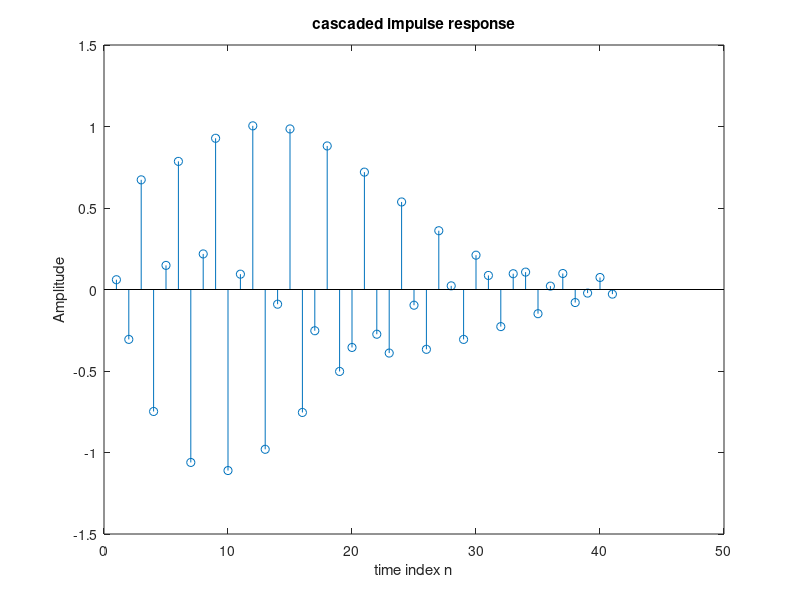
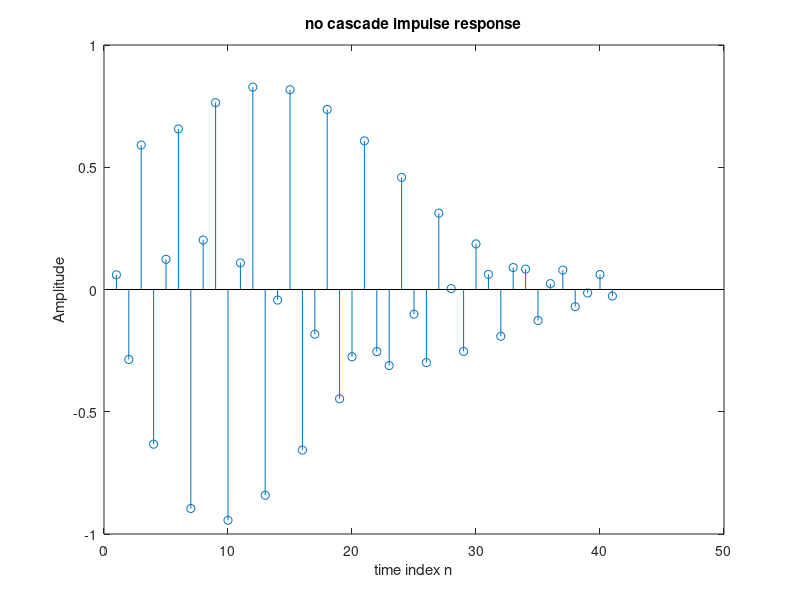
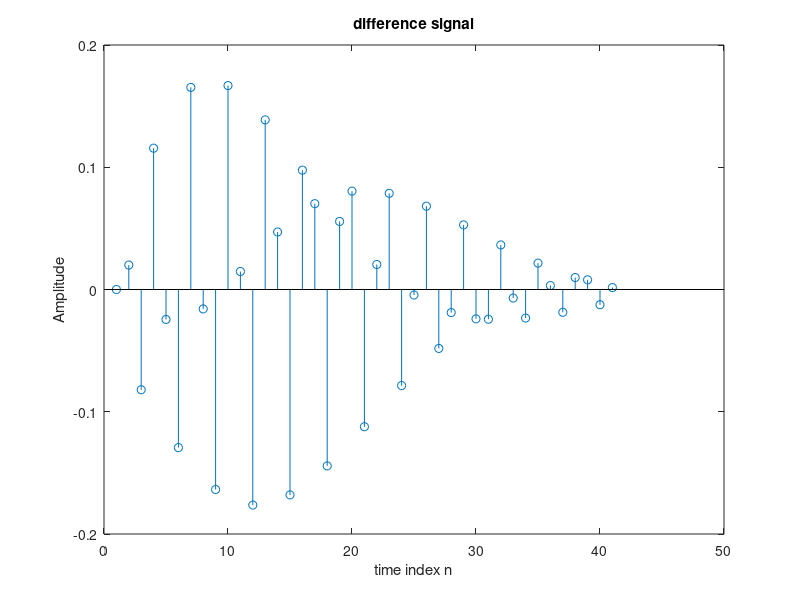

Write the MATLAB code that produced these figures, in order.
%cascade realization
clf;
%aim to generate the impulse response of length N =0: 40
x = [1 zeros(1,40)];
ic = [0 0]; %initial condition specified
%first part relaization
num1 = [0.3 -0.3 0.4];
denom1 = [1 0.9 0.8];
y1 = filter(num1,denom1,x,ic);
%second part realization

num2  =[0.2 -0.5 0.3];
denom2 = [1 0.7 0.85];
y2 = filter(num2,denom2,y1,ic);
%figure of cascaded output impulse response
figure(1);
stem(y2);
title('cascaded impulse response');
xlabel('time index n');ylabel('Amplitude');
%total part realization
num = [0.06 -0.19 0.27 -0.26 0.12];
den = [1 1.6 2.28 1.325 0.68];
y = filter(num,den,x);
%Total filter with no cascading output
figure(2); 
stem(y);
title('no cascade impulse response');
xlabel('time index n'); ylabel('Amplitude');
%difference signal
d = y - y2;     %difference signal 
figure(3);
stem(d);
title('difference signal');
xlabel('time index n');ylabel('Amplitude');

